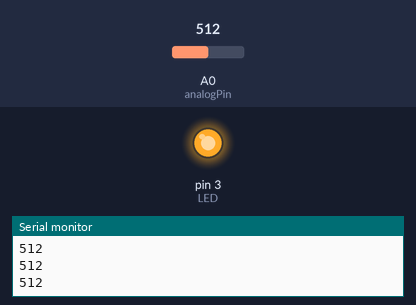
This sketch was run on a simulated Arduino Uno, built with avr-gcc and run on an emulated ATmega328P. On the bench: output pins drawn as LEDs (lit = HIGH), the last lines printed to the serial monitor. Inputs (shaded band) come from the test bench; at power-on: A0 (analogPin) = 512.

Above: at 1.2 s.
1.3 s: A0 (analogPin) set to 57
2.8 s: A0 (analogPin) set to 46
At 3.6 s:
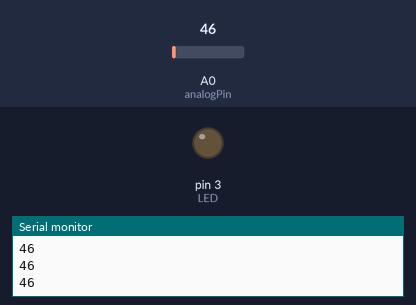
4.3 s: A0 (analogPin) set to 122
At 4.7 s:
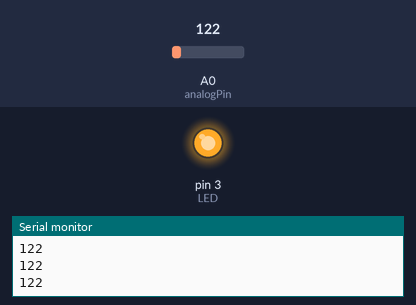
5.8 s: A0 (analogPin) set to 41
At 7.1 s:
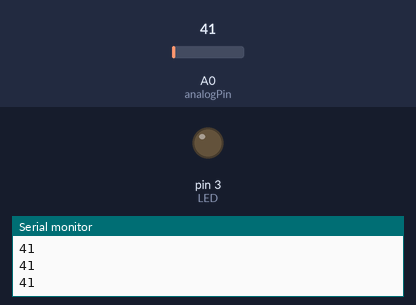
Timing chart, 0 to 8.3 s (numbered marks = the images above; inputs shaded):
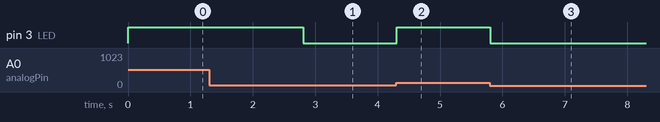

The sketch:

arduino_soundSensor.ino
```cpp
//globals
int analogPin = A0;

int analogVal;
int digitalVal;

int baseline = 512;
int LED  = 3;

void setup() {
  // setup for serial data flow
  Serial.begin(9600);
  pinMode(analogPin, INPUT);
  pinMode(LED, OUTPUT);

}

void loop() {
  analogVal = analogRead(analogPin);

  //print val to serial
  Serial.println(analogVal);

  if ( analogVal > 51 ) {
    digitalWrite(LED, HIGH);
  }
  else {
    digitalWrite(LED, LOW);
  }

  //delay(100);
}
```

Measured:
- the behaviour switches between 52 and 51 on A0 (analogPin) (found by bisection; images 0 and 1)
- after the input at 2.8 s, pin 3 (LED): HIGH → LOW at once
- after the input at 4.3 s, pin 3 (LED): LOW → HIGH at once
- after the input at 5.8 s, pin 3 (LED): HIGH → LOW at once
